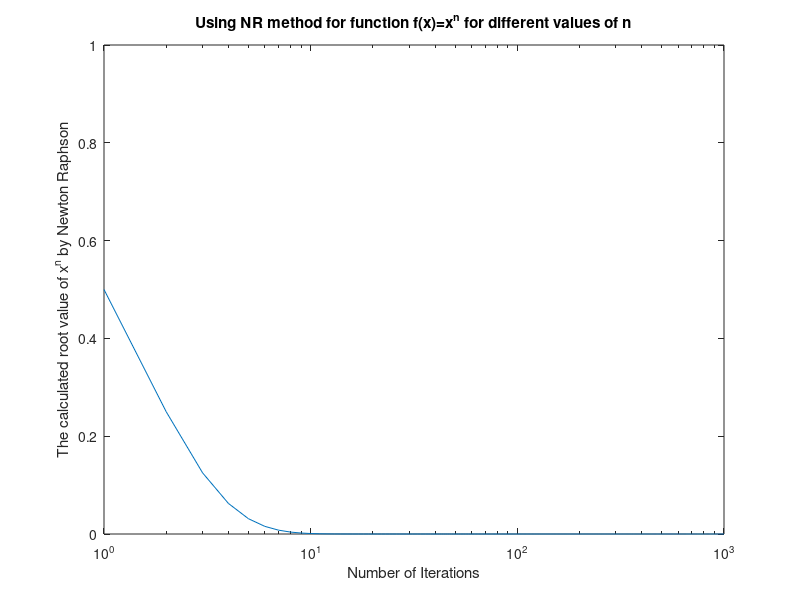

Reproduce this figure in MATLAB.
%Nasruddin_Moia_Exercise_3_2


clc;
clear;
format long;

x=[1];%this is an array of xo, and will contain all x values later
m=1000;%number of iterations
nn=2;%initially, we assume an n value, and later compare it to the value
% of the expected n accprding to our handout calculation (here denoted by
% nn)



for i=2:m+1;%this calculates Newton_Ralphson for all x values
   x(i)=x(i-1)-(x(i-1)/nn);
end

n=sum(x)/(1-10^-15);%this is the algorithm that finds what amount n needs 
%to be given the amount of iterations we have, as calculated in the handout


mm=[0:1000];
display(x);
display(n);
semilogx(mm,x);
title("Using NR method for function f(x)=x^n for different values of n");
xlabel("Number of Iterations");
ylabel("The calculated root value of x^n by Newton Raphson");

%{
Discussion: According to the graph, the values of n which are smaller are
to reach the root value of zero with less iterations than larger n values.
This is to be expected because for smaller n-values our incrimental
decrease in the value of x (which is f(x)/f'(x)) would be larger (given in
this situation f(x)/f'(x) is proportional to 1/n, meaning inverse
proportionality). Thus, the higher the n would be, the slower we reach the
root value, and the more iterations we would need.
%}